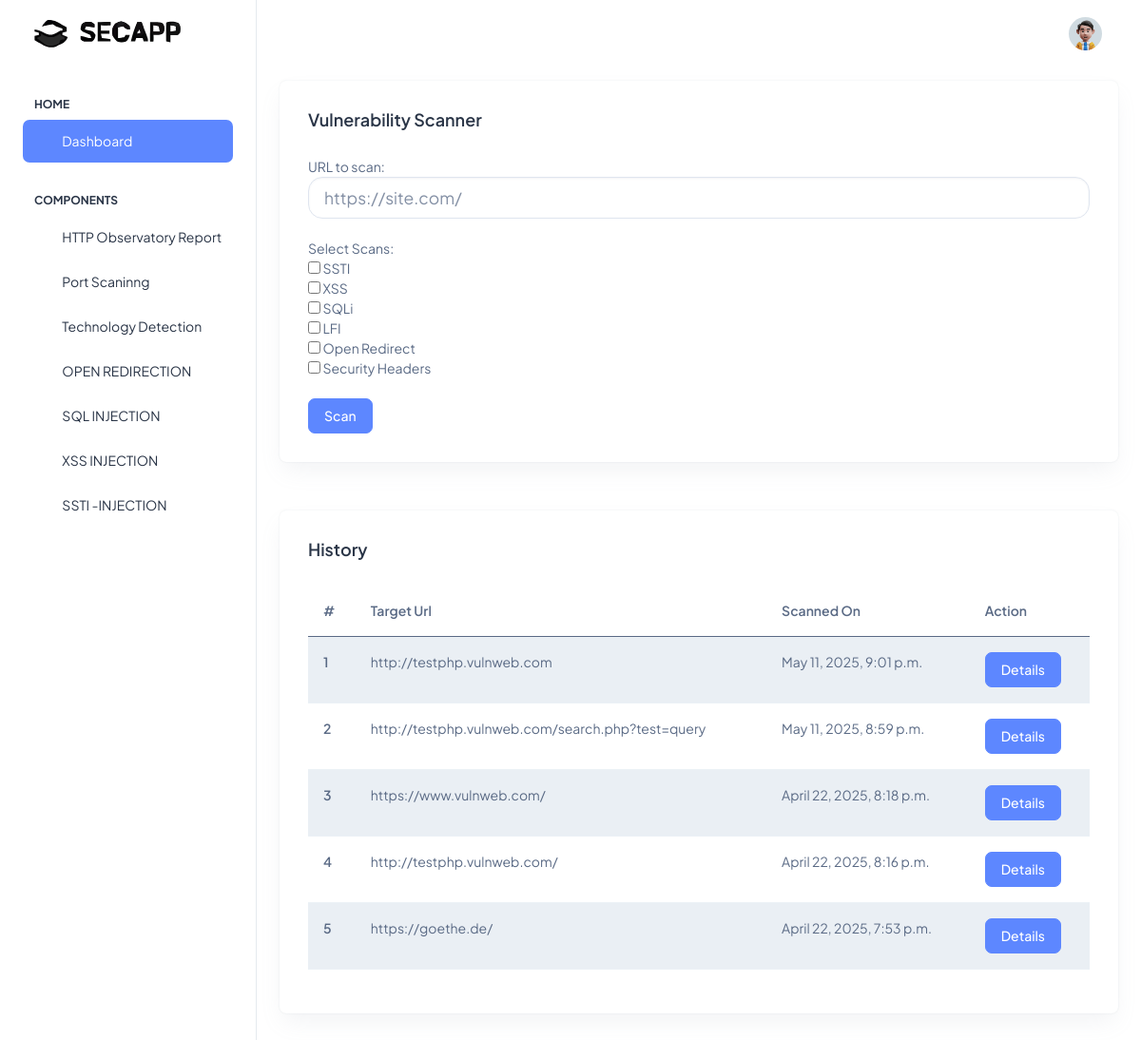
The app's page /scan/multi_scan/ (signed in) with its own data.
### scan/models.py (models this page shows, shortened)
class VulnerabilityScan(models.Model):
    user = models.ForeignKey(User, on_delete=models.CASCADE)
    url = models.URLField()
    results = models.JSONField()
    created_on = models.DateTimeField(default=timezone.now)

### scan/views.py (the view, shortened to what this page needs)
# urls.py: path('multi_scan/', multi_scan, name='multi_scan'),
@login_required
def multi_scan(request):
    history = VulnerabilityScan.objects.filter(user=request.user).order_by('-created_on')
    return render(request, 'multi_scan.html', {"results": history})

### templates/multi_scan.html (shortened to what this page needs)
{% extends 'base.html' %}
{% block content %}
<div class="container-fluid">
  <div class="row">
    <div class="col-lg-20 d-flex align-items-stretch">
      <div class="card w-100">
        <div class="card-body">
          <div class="d-sm-flex d-block align-items-center justify-content-between mb-9">
            <div class="mb-3 mb-sm-0">
              <h5 class="card-title fw-semibold">Vulnerability Scanner</h5>
            </div>
          </div>
          <form method="POST">
            <div class="form-group">
              <label>URL to scan:</label>
              <input type="url" name="url" class="form-control form-control-lg" placeholder="https://site.com/" required>
            </div>
            <br>
            <div class="form-group">
              <label>Select Scans:</label><br>
              <label><input type="checkbox" name="scan_type" value="ssti"> SSTI</label><br>
              <label><input type="checkbox" name="scan_type" value="xss"> XSS</label><br>
              <label><input type="checkbox" name="scan_type" value="sqli"> SQLi</label><br>
              <label><input type="checkbox" name="scan_type" value="lfi"> LFI</label><br>
              <label><input type="checkbox" name="scan_type" value="redirect"> Open Redirect</label><br>
              <label><input type="checkbox" name="scan_type" value="headers"> Security Headers</label><br>
            </div>
            <br>
            <button type="submit" class="btn btn-primary">Scan</button>
          </form>
        </div>
      </div>
    </div>
  </div>
  <br>
  <div class="row">
    <div class="col-lg-20 d-flex align-items-stretch">
      <div class="card w-100">
        <div class="card-body">
          <div class="d-sm-flex d-block align-items-center justify-content-between mb-9">
            <div class="mb-3 mb-sm-0">
              <h5 class="card-title fw-semibold">History</h5>
            </div>
          </div>
          {% if results %}
          <table class="table table-striped">
            <thead>
              <tr>
                <th>#</th>
                <th>Target Url</th>
                <th>Scanned On</th>
                <th>Action</th>
              </tr>
            </thead>
            <tbody>
              {% for result in results %}
              <tr>
                <th scope="row">{{ forloop.counter }}</th>
                <td>{{ result.url }}</td>
                <td>{{ result.created_on }}</td>
                <td>
                  <a class="btn btn-primary" data-bs-toggle="modal" href="#modal-{{ forloop.counter }}" role="button">Details</a>
                </td>
              </tr>
              {% endfor %}
            </tbody>
          </table>
          {% else %}
          <div class="alert alert-info" role="alert">
            No history found
          </div>
          {% endif %}
        </div>
      </div>
    </div>
  </div>
</div>
{% endblock %}

### templates/base.html (shortened to what this page needs)
{% load static %}
<!doctype html>
<html lang="en">
<head>
  <link href="https://cdn.jsdelivr.net/npm/bootstrap@5.0.2/dist/css/bootstrap.min.css" rel="stylesheet">
  <link rel="stylesheet" href="{% static 'css/styles.min.css' %}" />
</head>
<body>
  <div class="page-wrapper" id="main-wrapper" data-layout="vertical" data-navbarbg="skin6" data-sidebartype="full"
    data-sidebar-position="fixed" data-header-position="fixed">
    <aside class="left-sidebar">
      <div>
        <div class="brand-logo d-flex align-items-center justify-content-between">
          <a href="./index.html" class="text-nowrap logo-img">
            <img src="{% static 'images/logos/dark-logo.svg' %}" width="180" alt="" />
          </a>
        </div>
        <nav class="sidebar-nav scroll-sidebar" data-simplebar="">
          <ul id="sidebarnav">
            <li class="nav-small-cap">
              <span class="hide-menu">Home</span>
            </li>
            <li class="sidebar-item">
              <a class="sidebar-link" href="{% url 'multi_scan' %}" aria-expanded="false">
                <span>
                  <i class="ti ti-layout-dashboard"></i>
                </span>
                <span class="hide-menu">Dashboard</span>
              </a>
            </li>
            <li class="nav-small-cap">
              <span class="hide-menu">COMPONENTS</span>
            </li>
            <li class="sidebar-item">
              <a class="sidebar-link" href="{% url 'header'%}" aria-expanded="false">
                <span>
                  <i class="ti ti-article"></i>
                </span>
                <span class="hide-menu">HTTP Observatory Report</span>
              </a>
            </li>
            <li class="sidebar-item">
              <a class="sidebar-link" href="{% url 'port'%}" aria-expanded="false">
                <span>
                  <i class="ti ti-scan-eye"></i>
                </span>
                <span class="hide-menu">Port Scaninng</span>
              </a>
            </li>
            <li class="sidebar-item">
              <a class="sidebar-link" href="{% url 'tech'%}" aria-expanded="false">
                <span>
                  <i class="ti ti-bug"></i>
                </span>
                <span class="hide-menu">Technology Detection</span>
              </a>
            </li>
            <li class="sidebar-item">
              <a class="sidebar-link" href="{% url 'open'%}" aria-expanded="false">
                <span>
                  <i class="ti ti-shield-checkered"></i>
                </span>
                <span class="hide-menu">OPEN REDIRECTION</span>
              </a>
            </li>
            <li class="sidebar-item">
              <a class="sidebar-link" href="{% url 'sqli'%}" aria-expanded="false">
                <span>
                  <i class="ti ti-alert-circle"></i>
                </span>
                <span class="hide-menu">SQL INJECTION</span>
              </a>
            </li>
            <li class="sidebar-item">
              <a class="sidebar-link" href="{% url 'xss'%}" aria-expanded="false">
                <span>
                  <i class="ti ti-brand-javascript"></i>
                </span>
                <span class="hide-menu">XSS INJECTION</span>
              </a>
            </li>
            <li class="sidebar-item">
              <a class="sidebar-link" href="{% url 'ssti'%}" aria-expanded="false">
                <span>
                  <i class="ti ti-alien"></i>
                </span>
                <span class="hide-menu">SSTI -INJECTION</span>
              </a>
            </li>
          </ul>
        </nav>
      </div>
    </aside>
    <div class="body-wrapper">
      <header class="app-header">
        <nav class="navbar navbar-expand-lg navbar-light">
          <div class="navbar-collapse justify-content-end px-0" id="navbarNav">
            <ul class="navbar-nav flex-row ms-auto align-items-center justify-content-end">
              <li class="nav-item dropdown">
                <a class="nav-link nav-icon-hover" href="javascript:void(0)" id="drop2" data-bs-toggle="dropdown"
                  aria-expanded="false">
                  <img src="{% static 'images/profile/user-1.jpg' %}" alt="" width="35" height="35" class="rounded-circle">
                </a>
              </li>
            </ul>
          </div>
        </nav>
      </header>
      {% block content %}
      {% endblock %}
    </div>
  </div>
</body>
</html>

### records on screen
VulnerabilityScan: url "http://testphp.vulnweb.com", created_on "May 11, 2025, 9:01 p.m."
VulnerabilityScan: url "http://testphp.vulnweb.com/search.php?test=query", created_on "May 11, 2025, 8:59 p.m."
VulnerabilityScan: url "https://www.vulnweb.com/", created_on "April 22, 2025, 8:18 p.m."
VulnerabilityScan: url "http://testphp.vulnweb.com/", created_on "April 22, 2025, 8:16 p.m."
VulnerabilityScan: url "https://goethe.de/", created_on "April 22, 2025, 7:53 p.m."
